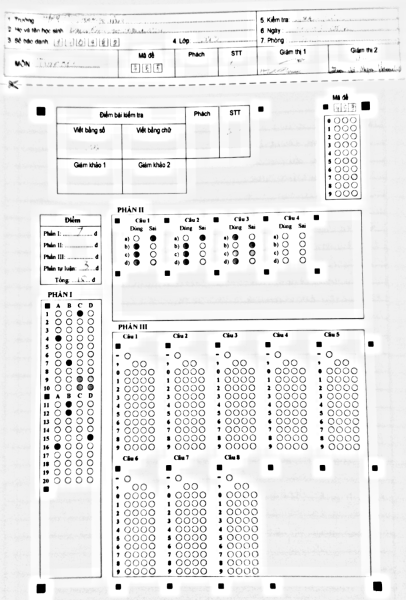
#> input picture data/maugiay/moi.png, 406 x 600 px
$ python -i omr_preprocess.py   (imports and definitions only)
#> lines starting #> are read from the running program, lines starting #| are printed output that depends on the picture; after the words box and inside, x2 and y2 are one past the last pixel; in counts of white or black regions, pixels touching at a corner belong together
# -*- coding: utf-8 -*-
"""
CHUẨN HÓA ẢNH ĐẦU VÀO (omr_preprocess.py)

Xử lý ảnh bài thi bị lệch / thiếu chuẩn trước khi chấm:
1. estimate_rotation: ước lượng góc nghiêng trang từ các đường kẻ ngang in sẵn
   (biên khung Phần I/II/III, bảng Điểm, lưới SBD/MĐ) bằng Hough trên mask mực.
   Trung vị góc -> kháng nhiễu chữ viết tay/bút chì.
2. rectify_image: xoay ảnh quanh tâm để đường kẻ ngang nằm ngang (nắn nghiêng).
3. normalize_illumination: phẳng hóa độ sáng (chia nền blur cục bộ) + giãn tương phản
   theo phân vị 2-98% -> chống vùng tối/soi góc của ảnh chụp.

Thuật toán là CV cổ điển (không cần mô hình DL): ổn định, không cần huấn luyện,
đo được từng bước trên chính dữ liệu. Dùng trước pipeline chấm (lattice tự fit
đã chịu được biến dạng nhỏ; bước này giúp mực nhạt đạt ngưỡng phát hiện).
"""
import cv2
import numpy as np


def estimate_rotation(img, min_line_frac=0.22, max_angle_deg=12.0):
    """Góc nghiêng (độ) của trang: trung vị góc các đường ngang dài trên mask mực."""
    gray = cv2.cvtColor(img, cv2.COLOR_BGR2GRAY)
    bg = cv2.blur(gray, (61, 61))
    ink = ((gray.astype(np.float32) / (bg + 1e-6)) < 0.82).astype(np.uint8) * 255
    h, w = ink.shape
    lines = cv2.HoughLinesP(ink, 1, np.pi / 180, threshold=140,
                            minLineLength=int(min_line_frac * w), maxLineGap=14)
    if lines is None:
        return 0.0, 0
    angles = []
    for l in np.asarray(lines).reshape(-1, 4):
        dx, dy = l[2] - l[0], l[3] - l[1]
        if abs(dx) < 1e-6:
            continue
        ang = np.degrees(np.arctan2(dy, dx))
        # chỉ giữ đường NGANG (góc nhỏ); đường dọc bị loại
        if abs(ang) <= max_angle_deg:
            angles.append(ang)
    if len(angles) < 3:
        return 0.0, len(angles)
    return float(np.median(angles)), len(angles)


def rectify_image(img, max_angle_deg=12.0):
    """Nắn nghiêng: xoay -góc(trung vị) quanh tâm, nền trắng."""
    ang, n = estimate_rotation(img, max_angle_deg=max_angle_deg)
    if abs(ang) < 0.15 or n < 3:
        return img, 0.0
    h, w = img.shape[:2]
    m = cv2.getRotationMatrix2D((w / 2, h / 2), -ang, 1.0)
    rotated = cv2.warpAffine(img, m, (w, h),
                             flags=cv2.INTER_CUBIC,
                             borderMode=cv2.BORDER_CONSTANT,
                             borderValue=(255, 255, 255))
    return rotated, ang


def normalize_illumination(gray, blur_k=61, pct_lo=2, pct_hi=98):
    """Gray phẳng sáng: chia nền cục bộ + giãn tương phản theo phân vị."""
    g = gray.astype(np.float32)
    bg = cv2.blur(g, (blur_k, blur_k))
    flat = np.clip(g / (bg + 1e-6) * 255.0, 0, 255)
    lo, hi = np.percentile(flat, [pct_lo, pct_hi])
    if hi - lo < 1e-3:
        return flat.astype(np.uint8)
    return np.clip((flat - lo) / (hi - lo) * 255.0, 0, 255).astype(np.uint8)


def prepare_document(img):
    """Chuẩn hóa hoàn chỉnh: nắn nghiêng + trả ảnh; in thống kê để giám sát."""
    img_r, ang = rectify_image(img)
    gray = cv2.cvtColor(img_r, cv2.COLOR_BGR2GRAY)
    # thống kê sáng/tối trước-sau (để báo cáo, không bắt buộc dùng)
    flat = normalize_illumination(gray)
    return img_r, ang, flat


# [8 lines not run here, left out]

>>> import cv2
>>> picture = cv2.imread('data/maugiay/moi.png')
#> picture is the input picture: shape (600, 406, 3); min 0, max 255, mean 234.9
>>> result = prepare_document(picture)
#> in estimate_rotation, `bg = cv2.blur(gray, (61, 61))`:
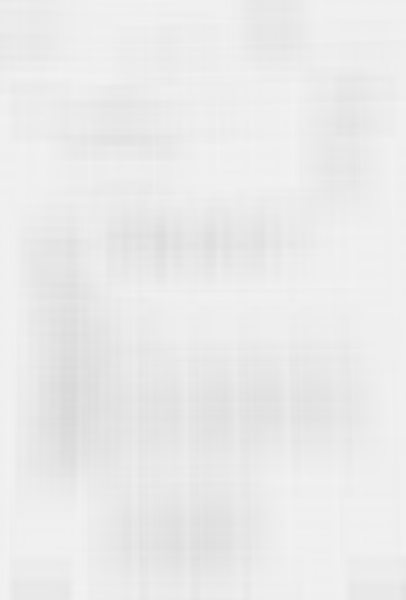
#> bg: shape (600, 406); min 217, max 242, mean 234.8
#> in estimate_rotation, `ink = ((gray.astype(np.float32) / (bg + 1e-6)) < 0.82).astype(np.uint8..`:
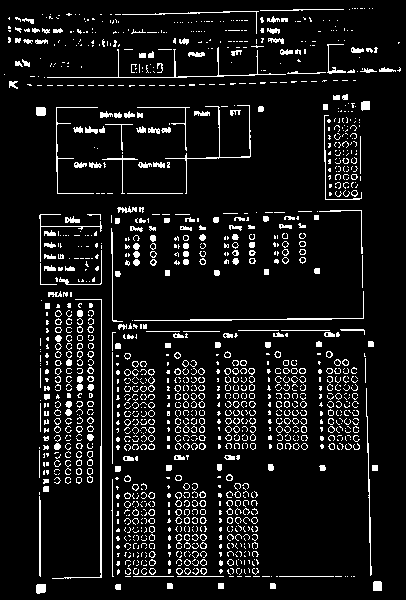
#> ink: shape (600, 406); 8.5% white in thin lines or dots
#> in estimate_rotation, `lines = cv2.HoughLinesP(ink, 1, np.pi / 180, threshold=140, minLineLen..`: lines = 16 rows, first 6: [101, 577, 101, 299], [112, 463, 112, 232], [40, 592, 40, 500], [364, 353, 370, 535], [118, 449, 118, 321], [100, 576, 354, 576]
#> the loop in estimate_rotation, `for l in np.asarray(lines).reshape(-1, 4):` made 16 passes
#> (l, dx, dy) on passes 1, 2, 3, 5, 9, 11, 12, 13, 16: ([101, 577, 101, 299], 0, -278), ([112, 463, 112, 232], 0, -231), ([40, 592, 40, 500], 0, -92), ([118, 449, 118, 321], 0, -128), ([100, 577, 100, 446], 0, -131), ([219, 588, 219, 464], 0, -124), ([56, 483, 56, 277], 0, -206), ([117, 449, 117, 343], 0, -106), ([39, 593, 39, 447], 0, -146)
#> (l, dx, dy, ang) on passes 4, 6, 7, 8, 10, 14: ([364, 353, 370, 535], 6, 182, 88.11), ([100, 576, 354, 576], 254, 0, 0), ([171, 77, 400, 69], 229, -8, -2), ([163, 320, 334, 318], 171, -2, -0.67), ([192, 484, 193, 573], 1, 89, 89.36), ([168, 465, 170, 588], 2, 123, 89.07)
#> after the loop in estimate_rotation, `for l in np.asarray(lines).reshape(-1, 4):`: angles = [0, -2, -0.67]
#> in rectify_image, `ang, n = estimate_rotation(img, max_angle_deg=max_angle_deg)`: ang = -0.67; n = 3
#> in rectify_image, `m = cv2.getRotationMatrix2D((w / 2, h / 2), -ang, 1.0)`: m = [[1, 0.0117, -3.49], [-0.0117, 1, 2.39]]
#> in rectify_image, `rotated = cv2.warpAffine(img, m, (w, h), flags=cv2.INTER_CUBIC, border..`:
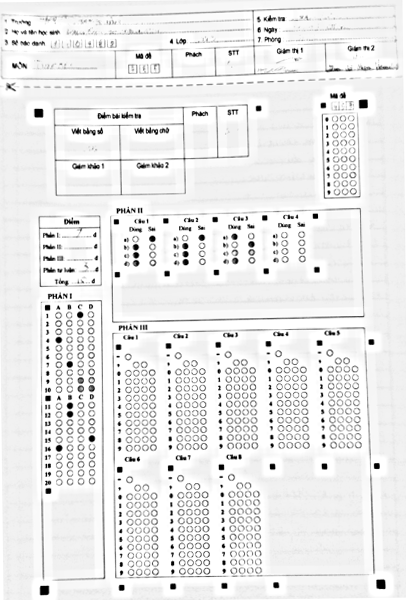
#> rotated: shape (600, 406, 3); min 0, max 255, mean 234.5
#> in prepare_document, `img_r, ang = rectify_image(img)`: ang = -0.67
#> in normalize_illumination, `lo, hi = np.percentile(flat, [pct_lo, pct_hi])`: lo = 116.5; hi = 255
#> in normalize_illumination, `return np.clip((flat - lo) / (hi - lo) * 255.0, 0, 255).astype(np.uint8)`:
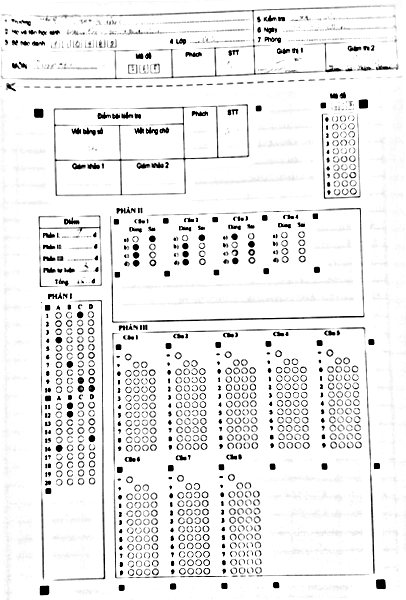
#> returned value: shape (600, 406); min 0, max 255, mean 236.7

$ run again, on data/maugiay/moi_draft.png
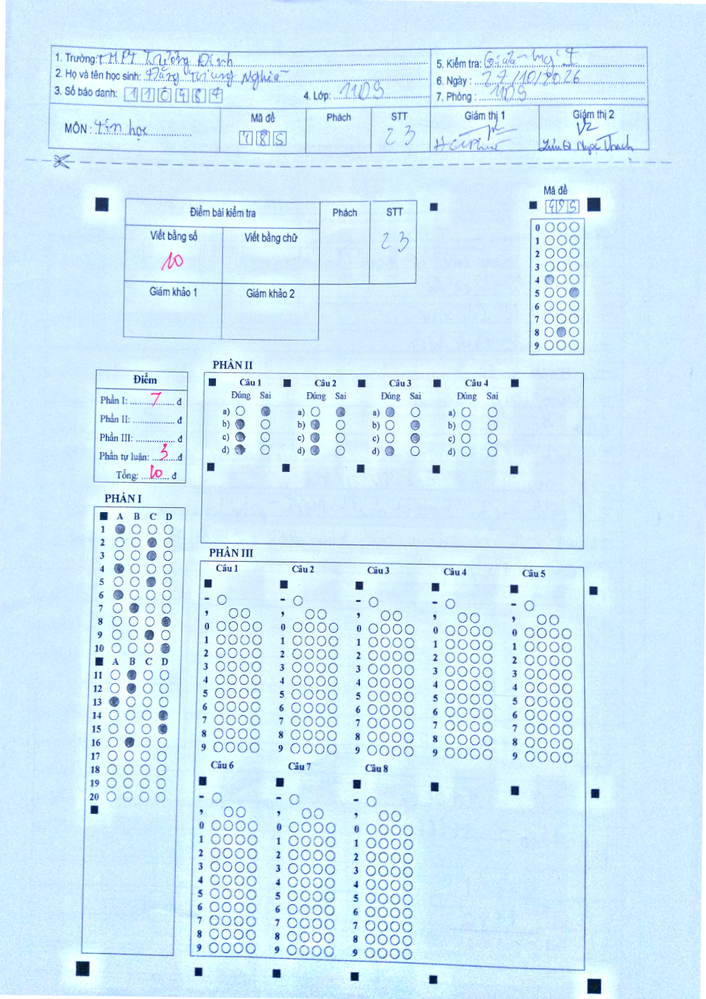
#> input picture data/maugiay/moi_draft.png, 706 x 999 px, shrunk from 1000 x 1414 before the run
#> picture is the input picture: shape (999, 706, 3); mean B, G, R 250.9, 235.9, 208.9
#> in estimate_rotation, `ink = ((gray.astype(np.float32) / (bg + 1e-6)) < 0.82).astype(np.uint8..`:
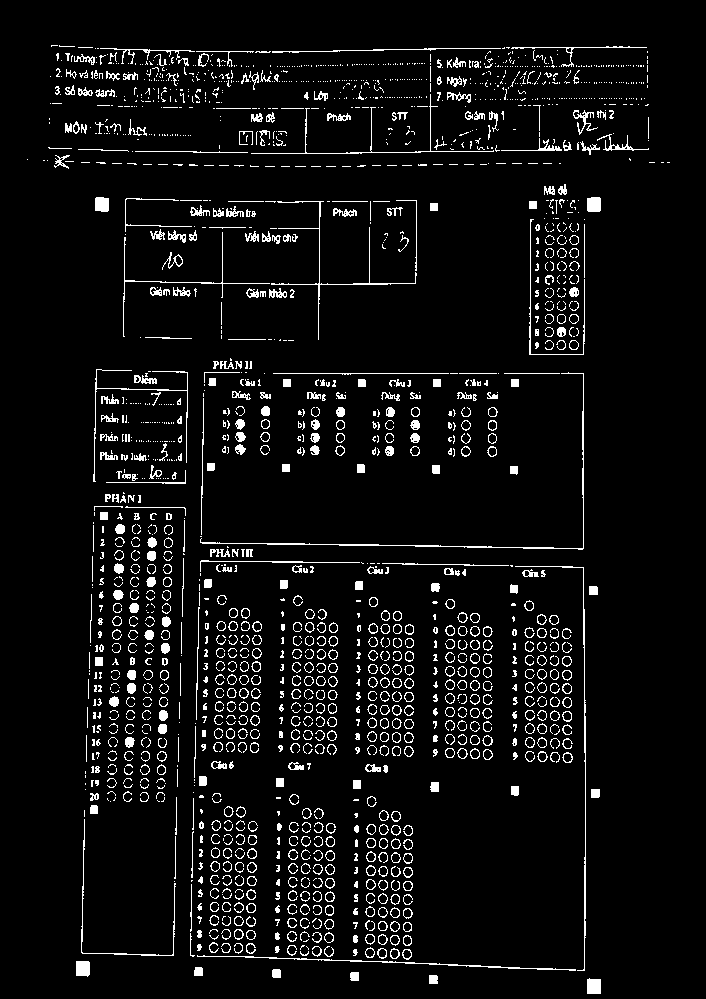
#> ink: shape (999, 706); 5.9% white in thin lines or dots, all inside (x1, y1, x2, y2) = (27, 45, 670, 994)
#> lines = 29 rows, first 6: [264, 373, 583, 373], [232, 543, 582, 549], [583, 548, 583, 374], [247, 52, 435, 49], [245, 957, 519, 967], [239, 561, 582, 567]
#> the loop in estimate_rotation, `for l in np.asarray(lines).reshape(-1, 4):` made 29 passes
#> (l, dx, dy, ang) on passes 1, 2, 4, 5, 6, 8, 9, 10: ([264, 373, 583, 373], 319, 0, 0), ([232, 543, 582, 549], 350, 6, 0.982), ([247, 52, 435, 49], 188, -3, -0.914), ([245, 957, 519, 967], 274, 10, 2.09), ([239, 561, 582, 567], 343, 6, 1), ([115, 798, 120, 501], 5, -297, -89.04), ([196, 975, 203, 776], 7, -199, -87.99), ([309, 768, 312, 610], 3, -158, -88.91)
#> after the loop in estimate_rotation, `for l in np.asarray(lines).reshape(-1, 4):`: angles = [0, 0.982, -0.914, 2.09, 1, 0, 0.864, 1.87, 1.1]
#> in rectify_image, `ang, n = estimate_rotation(img, max_angle_deg=max_angle_deg)`: ang = 0.982; n = 9
#> m = [[1, -0.0171, 8.61], [0.0171, 1, -5.98]]
#> in prepare_document, `img_r, ang = rectify_image(img)`: ang = 0.982
#> lo = 167.2; hi = 255
#> in normalize_illumination, `return np.clip((flat - lo) / (hi - lo) * 255.0, 0, 255).astype(np.uint8)`:
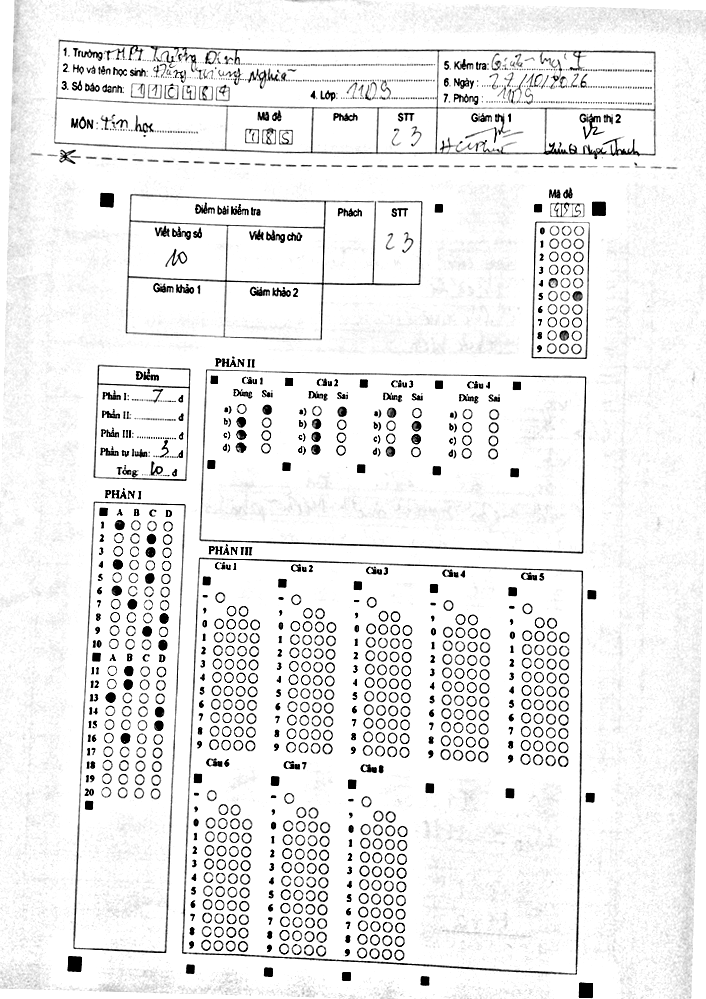
#> returned value: shape (999, 706); min 0, max 255, mean 236.8

$ run again, on data/maugiay/tc12.png
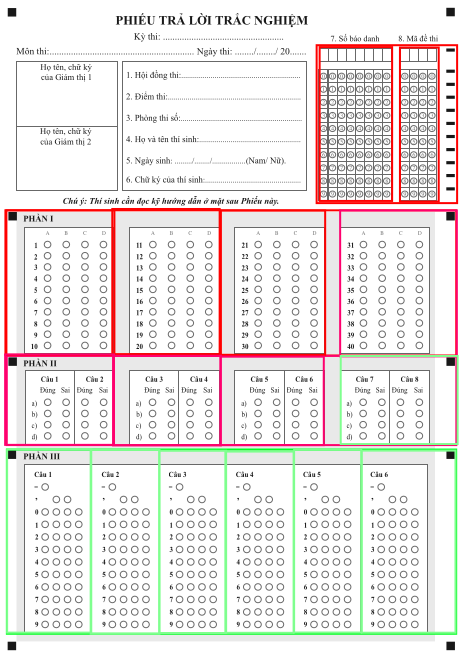
#> input picture data/maugiay/tc12.png, 461 x 661 px
#> picture is the input picture: shape (661, 461, 3); mean B, G, R 229.2, 230.7, 235.6
#> in estimate_rotation, `ink = ((gray.astype(np.float32) / (bg + 1e-6)) < 0.82).astype(np.uint8..`:
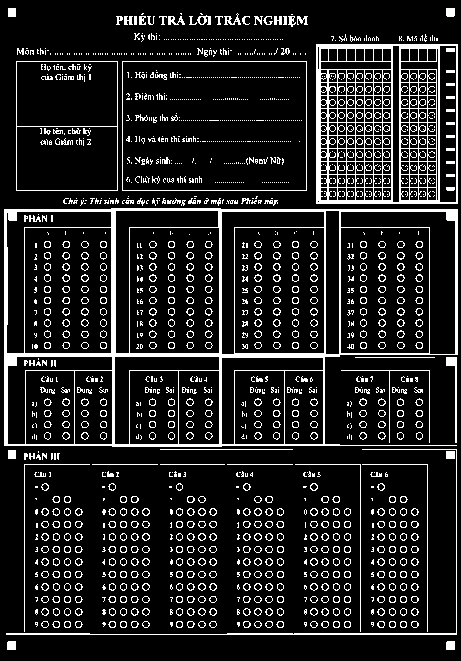
#> ink: shape (661, 461); 13.1% white in thin lines or dots
#> lines = 75 rows, first 6: [456, 634, 456, 44], [4, 210, 457, 210], [4, 209, 457, 209], [4, 354, 457, 354], [4, 445, 455, 445], [6, 634, 455, 634]
#> the loop in estimate_rotation, `for l in np.asarray(lines).reshape(-1, 4):` made 75 passes
#> (l, dx, dy, ang) on passes 2 to 9: ([4, 210, 457, 210], 453, 0, 0), ([4, 209, 457, 209], 453, 0, 0), ([4, 354, 457, 354], 453, 0, 0), ([4, 445, 455, 445], 451, 0, 0), ([6, 634, 455, 634], 449, 0, 0), ([4, 353, 429, 353], 425, 0, 0), ([16, 61, 439, 61], 423, 0, 0), ([25, 370, 324, 370], 299, 0, 0)
#> after the loop in estimate_rotation, `for l in np.asarray(lines).reshape(-1, 4):`: angles = [0, 0, 0, 0, 0, 0, 0, 0, 0, 0, 0, 0, 0, 0, 0, 0, 0, 0, 0, 0, 0, -1.94, 0]
#> in rectify_image, `ang, n = estimate_rotation(img, max_angle_deg=max_angle_deg)`: ang = 0; n = 23
#> in prepare_document, `img_r, ang = rectify_image(img)`: ang = 0
#> lo = 98.25; hi = 255
#> in normalize_illumination, `return np.clip((flat - lo) / (hi - lo) * 255.0, 0, 255).astype(np.uint8)`:
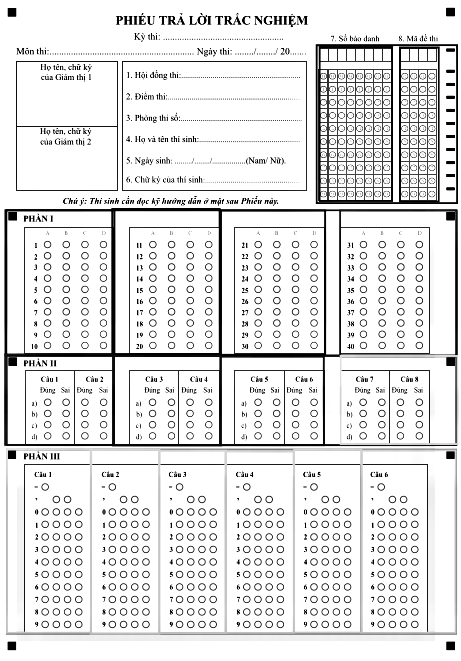
#> returned value: shape (661, 461); min 0, max 255, mean 227.9
